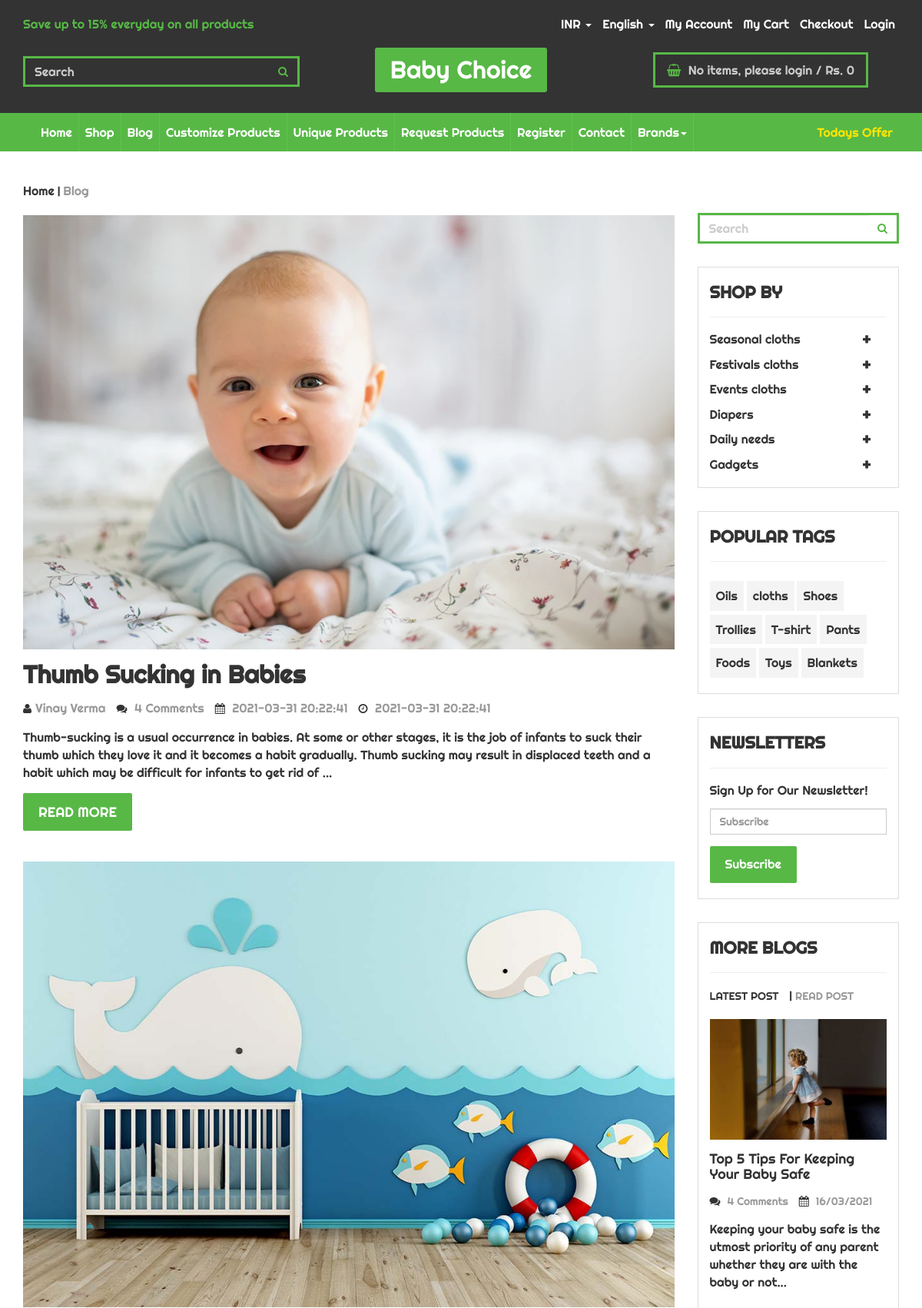
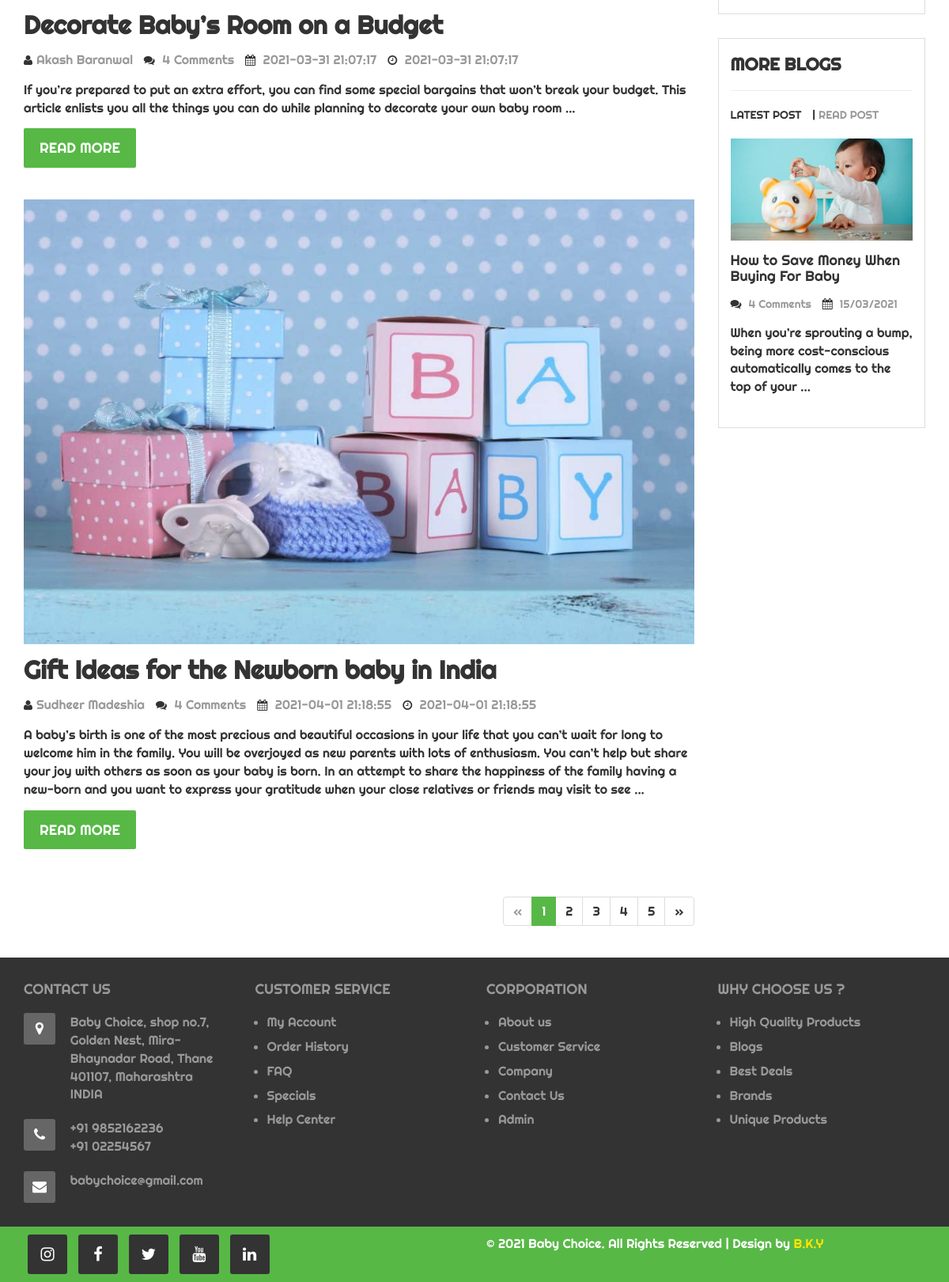
Screenshot of /blog.php with the database file from the repository (2 pictures, top to bottom).
### tables this page shows
CREATE TABLE `blogs` (
  `blog_id` int(7) NOT NULL,
  `blog_title` varchar(255) NOT NULL,
  `blog_description` text NOT NULL,
  `blog_author` varchar(255) NOT NULL,
  `blog_image` varchar(255) NOT NULL,
  `blog_time` datetime NOT NULL DEFAULT current_timestamp(),
  `blog_date` datetime NOT NULL DEFAULT current_timestamp()
);

### blog.php (the view, shortened to what this page needs)
<?php
include 'header.php';
?>
<!DOCTYPE html>
<html lang="en">
<head>
  <link href="css/bootstrap.min.css" rel="stylesheet">
  <link href="css/global.css" rel="stylesheet">
  <link href="css/blog.css" rel="stylesheet">
  <link rel="stylesheet" type="text/css" href="css/font-awesome.min.css" />
</head>
<body>
  <section id="center" class="clearfix center_product">
    <div class="container">
      <div class="row">
        <div class="center_p1 clearfix">
          <div class="col-sm-9">
            <div class="center_p1i clearfix">
              <ul class="mgt">
                <li><a href="index.php">Home</a></li> |
                <li class="col_2">Blog</li>
              </ul>
            </div><br>
            <?php
						$sql = "SELECT * FROM `blogs` LIMIT 3";
						$result = mysqli_query($conn, $sql);
						while ($row = mysqli_fetch_assoc($result)) {
							$blogid = $row['blog_id'];
							$blogimage = $row['blog_image'];
							$blogtitle = $row['blog_title'];
							$blogauthor = $row['blog_author'];
							$blogdesc = $row['blog_description'];
							$blogdate = $row['blog_date'];
							echo ' <div class="blog_1 mgt clearfix">
			<a href="blog_detail.php"><img src="img/' . $blogimage . '" class="iw" alt="abc"></a>
			<h3><a href="blog_detail.php">' . $blogtitle . '</a></h3>
			<ul>
				<li><i class="fa fa-user"></i>' . $blogauthor . '</li>
				<li><i class="fa fa-comments"></i> 4 Comments</li>
				<li><i class="fa fa-calendar"></i> ' . $blogdate . ' </li>
				<li><i class="fa fa-clock-o"></i> ' . $blogdate . '</li>
			</ul>
			<p>' . $blogdesc . ' </p>
			<h5><a class="button mgt" href="blog_detail.php?blog=' . $blogid . '">READ MORE</a></h5>
		</div>
		<br>
		<br>
		';
						}
						?>
            <div class="center_product_1r4r text-right clearfix">
              <ul class="pagination">
                <li class="disabled"><a href="blog_detail.php">«</a></li>
                <li class="active"><a href="blog_detail.php">1 <span class="sr-only">(current)</span></a></li>
                <li><a href="blog_detail.php">2</a></li>
                <li><a href="blog_detail.php">3</a></li>
                <li><a href="blog_detail.php">4</a></li>
                <li><a href="blog_detail.php">5</a></li>
                <li><a href="blog_detail.php">»</a></li>
              </ul>
            </div>
          </div>
          <div class="col-sm-3">
            <div class="top_2l center_3l1o clearfix">
              <div class="input-group">
                <input type="text" class="form-control" placeholder="Search">
                <span class="input-group-btn">
                  <button class="btn btn-primary" type="button">
                    <i class="fa fa-search"></i></button>
                </span>
              </div>
            </div>
            <div class="center_3l1 clearfix">
              <h4 class="mgt">SHOP BY</h4>
              <hr>
              <div class="ziehharmonika">
                <h3 data-prefix="★" class=""><a href="#">Seasonal cloths</a>
                  <div class="collapseIcon">+</div>
                </h3>
                <h3 data-prefix="★"><a href="#">Festivals cloths</a>
                  <div class="collapseIcon">+</div>
                </h3>
                <h3 data-prefix="★" class=""><a href="#">Events cloths</a>
                  <div class="collapseIcon">+</div>
                </h3>
                <h3 data-prefix="★"><a href="#">Diapers</a>
                  <div class="collapseIcon">+</div>
                </h3>
                <h3 data-prefix="★" class=""><a href="#">Daily needs</a>
                  <div class="collapseIcon">+</div>
                </h3>
                <h3 data-prefix="★"><a href="#">Gadgets</a>
                  <div class="collapseIcon">+</div>
                </h3>
              </div>
            </div>
            <div class="center_3l1 clearfix">
              <h4 class="mgt">POPULAR TAGS</h4>
              <hr>
              <div class="center_3l1io clearfix">
                <ul class="mgt">
                  <li><a href="#">Oils</a></li>
                  <li><a href="#">cloths</a></li>
                  <li><a href="#">Shoes</a></li>
                  <li><a href="#">Trollies</a></li>
                  <li><a href="#">T-shirt</a></li>
                  <li><a href="#">Pants</a></li>
                  <li><a href="#">Foods</a></li>
                  <li><a href="#">Toys</a></li>
                  <li><a href="#">Blankets</a></li>
                </ul>
              </div>
            </div>
            <div class="center_3l1 clearfix">
              <h4 class="mgt">NEWSLETTERS</h4>
              <hr>
              <h6>Sign Up for Our Newsletter!</h6>
              <input class="form-control" placeholder="Subscribe" type="text">
              <h6><a class="button mgt" href="#">Subscribe</a></h6>
            </div>
            <div class="blog_right clearfix">
              <h4 class="mgt">MORE BLOGS</h4>
              <hr>
              <div class="center_p1i clearfix">
                <ul class="mgt">
                  <li><a href="blog_detail.php">LATEST POST</a></li> |
                  <li><a class="col_2" href="blog_detail.php">READ POST</a></li>
                </ul>
              </div><br>
              <img src="img/35.jpg" class="iw" alt="abc">
              <h5><a href="blog_detail.php">Top 5 Tips For Keeping Your Baby Safe</a></h5>
              <ul>
                <li><i class="fa fa-comments"></i> 4 Comments</li>
                <li><i class="fa fa-calendar"></i> 16/03/2021</li>
              </ul>
              <p>Keeping your baby safe is the utmost priority of any parent whether they are with the
                baby or not...</p><br>
            </div>
            <div class="blog_right clearfix">
              <h4 class="mgt">MORE BLOGS</h4>
              <hr>
              <div class="center_p1i clearfix">
                <ul class="mgt">
                  <li><a href="blog_detail.php">LATEST POST</a></li> |
                  <li><a class="col_2" href="blog_detail.php">READ POST</a></li>
                </ul>
              </div><br>
              <img src="img/36.jpg" class="iw" alt="abc">
              <h5><a href="blog_detail.php">How to Save Money When Buying For Baby</a></h5>
              <ul>
                <li><i class="fa fa-comments"></i> 4 Comments</li>
                <li><i class="fa fa-calendar"></i> 15/03/2021</li>
              </ul>
              <p>When you’re sprouting a bump, being more cost-conscious automatically comes to the top of
                your ...</p><br>
            </div>
          </div>
        </div>
      </div>
    </div>
  </section>
</body>
</html>
<?php
include 'footer.php';
?>

### css/global.css (style rules this page uses)
body { font-family: 'Righteous', cursive; }
h1,h2,h3,h4,h5,h6 { padding:0; margin:0; }
ul { padding:0; margin:0; list-style:none; margin-top:15px; }
p { padding:0; margin:0; font-size:16px; margin-top:15px; }
h3 { font-size:32px; margin-top:15px; font-weight:bold; }
h4 { font-size:22px; margin-top:15px; font-weight:bold; }
h5 { font-size:18px; margin-top:15px; }
h6 { font-size:16px; margin-top:15px; }
.iw { width:100%; }
.button { background:#57b846; display:inline-block; color:#fff; padding:15px 20px!important; margin-top:10px; border-radius:2px; }
.mgt { margin-top:0!important; }
.col_2 { color:#999; }
.top_2l .form-control { border:none; background:none; font-size:16px; }
.top_2l ::placeholder { color: #ccc; opacity: 1; }
.top_2l .input-group { border:3px solid #57b846; }
.top_2l .btn { border:none; background:none; color: #57b846; font-weight:bold; }

### css/blog.css (style rules this page uses)
.center_product { padding-top:40px; padding-bottom:20px; }
.center_p1i ul li { display:inline-block; }
.center_3l1 { border:1px solid #ddd; padding:20px 15px; margin-top:30px; }
.center_3l1o { margin-top:40px; }
.center_3l1 .form-control { margin-top:15px; border-radius:0; }
.center_3l1io ul li { display:inline-block; margin-top:5px; font-size:16px; }
.center_3l1io ul li a { padding:8px; display:block; background:#f4f4f4; }
.ziehharmonika h3 { cursor: pointer; padding-right: 40px; transition: 0.25s all; position: relative; font-size:16px; font-weight:100; }
.ziehharmonika .collapseIcon { position: absolute; right: 20px; top: 45%; font-size: 24px; font-weight: 300; -ms-transform: translate(0, -50%); transform: translate(0, -50%); }
.blog_1 ul li { display:inline-block; margin-right:10px; color:#999; }
.blog_1 ul li i { margin-right:5px; font-size:14px; color:#333; }
.blog_1 { margin-top:30px; }
.center_product_1r4r ul li a { color:#333; }
.pagination>.active>a, .pagination>.active>span, .pagination>.active>a:hover, .pagination>.active>span:hover, .pagination>.active>a:focus, .pagination>.active>span:focus { background: #57b846; color:#fff; border-color:#57b846; }
.blog_right { border:1px solid #ddd; padding:20px 15px; margin-top:30px; }
.blog_right ul li { display:inline-block; margin-right:10px; color:#999; font-size:14px; }
.blog_right ul li i { margin-right:5px; font-size:14px; color:#333; }

### rows the page displays
blogs: blog_image (picture), blog_title "Thumb Sucking in Babies", blog_author "Vinay Verma", blog_date "2021-03-31 20:22:41", blog_description "Thumb-sucking is a usual occurrence in babies. At some or other stages, it is the job of infants to suck their thumb which they love it and it becomes a habit gradually. Thumb sucking may result in displaced teeth and a habit which may be difficult for infants to get rid of ..."
blogs: blog_image (picture), blog_title "Decorate Baby’s Room on a Budget", blog_author "Akash Baranwal", blog_date "2021-03-31 21:07:17", blog_description "If you’re prepared to put an extra effort, you can find some special bargains that won’t break your budget. This article enlists you all the things you can do while planning to decorate your own baby room ..."
blogs: blog_image (picture), blog_title "Gift Ideas for the Newborn baby in India", blog_author "Sudheer Madeshia", blog_date "2021-04-01 21:18:55", blog_description "A baby’s birth is one of the most precious and beautiful occasions in your life that you can’t wait for long to welcome him in the family. You will be overjoyed as new parents with lots of enthusiasm. You can’t help but share your joy with others as soon as your baby is born. In an attempt to share the happiness of the family having a new-born and you want to express your gratitude when your close relatives or friends may visit to see ..."
